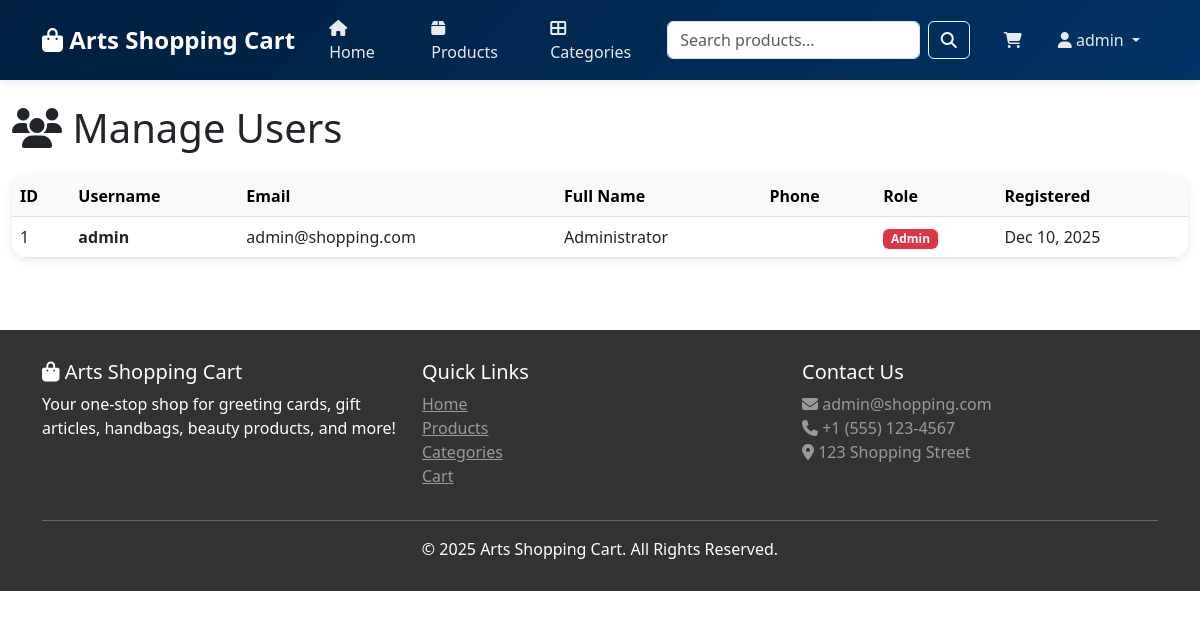
The page /admin/users.php (signed in) on the database its author committed.
### tables this page shows
CREATE TABLE IF NOT EXISTS users (
    id INT AUTO_INCREMENT PRIMARY KEY,
    username VARCHAR(50) UNIQUE NOT NULL,
    email VARCHAR(100) UNIQUE NOT NULL,
    password VARCHAR(255) NOT NULL,
    full_name VARCHAR(100) NOT NULL,
    phone VARCHAR(20),
    address TEXT,
    is_admin TINYINT(1) DEFAULT 0,
    created_at TIMESTAMP DEFAULT CURRENT_TIMESTAMP,
    updated_at TIMESTAMP DEFAULT CURRENT_TIMESTAMP ON UPDATE CURRENT_TIMESTAMP
);

### includes/db.php (called while the page is built, shortened)
<?php
class Database {
    private $conn;
    public function __construct() {
        try {
            $this->conn = new mysqli(DB_HOST, DB_USER, DB_PASS, DB_NAME);
            $this->conn->set_charset("utf8mb4");
        } catch (Exception $e) {
            die("Database Error: " . $e->getMessage());
        }
    }
    public function query($sql) {
        $result = $this->conn->query($sql);
        return $result;
    }
}
$db = new Database();
?>

### admin/users.php (the view, shortened to what this page needs)
<?php
include '../includes/header.php';
global $db;
$result = $db->query("SELECT * FROM users ORDER BY created_at DESC");
$users = $result->fetch_all(MYSQLI_ASSOC);
?>
<div class="container-fluid my-4">
    <h1 class="mb-4"><i class="fas fa-users"></i> Manage Users</h1>
    <div class="card">
        <div class="card-body p-0">
            <div class="table-responsive">
                <table class="table table-hover mb-0">
                    <thead class="table-light">
                        <tr>
                            <th>ID</th>
                            <th>Username</th>
                            <th>Email</th>
                            <th>Full Name</th>
                            <th>Phone</th>
                            <th>Role</th>
                            <th>Registered</th>
                        </tr>
                    </thead>
                    <tbody>
                        <?php foreach ($users as $user): ?>
                            <tr>
                                <td><?php echo $user['id']; ?></td>
                                <td><strong><?php echo htmlspecialchars($user['username']); ?></strong></td>
                                <td><?php echo htmlspecialchars($user['email']); ?></td>
                                <td><?php echo htmlspecialchars($user['full_name']); ?></td>
                                <td><?php echo htmlspecialchars($user['phone']); ?></td>
                                <td>
                                    <?php if ($user['is_admin']): ?>
                                        <span class="badge bg-danger">Admin</span>
                                    <?php else: ?>
                                        <span class="badge bg-primary">Customer</span>
                                    <?php endif; ?>
                                </td>
                                <td><?php echo date('M d, Y', strtotime($user['created_at'])); ?></td>
                            </tr>
                        <?php endforeach; ?>
                    </tbody>
                </table>
            </div>
        </div>
    </div>
</div>
<?php include '../includes/footer.php'; ?>

### includes/header.php (style rules this page uses)
:root { --primary-color: #001f3f; --secondary-color: #003366; --dark-color: #333; --light-color: #f8f9fa; }
body { font-family: 'Segoe UI', Tahoma, Geneva, Verdana, sans-serif; min-height: 100vh; display: flex; flex-direction: column; }
.card { border: none; border-radius: 15px; overflow: hidden; transition: all 0.3s; box-shadow: 0 2px 10px rgba(0,0,0,0.1); }

### rows shown on the page
users: id "1", username "admin", email "admin@shopping.com", full_name "Administrator", is_admin "Admin", created_at "Dec 10, 2025"

### other values the page prints
SITE_NAME "Arts Shopping Cart"
$_SESSION['username'] "admin"
ADMIN_EMAIL "admin@shopping.com"
